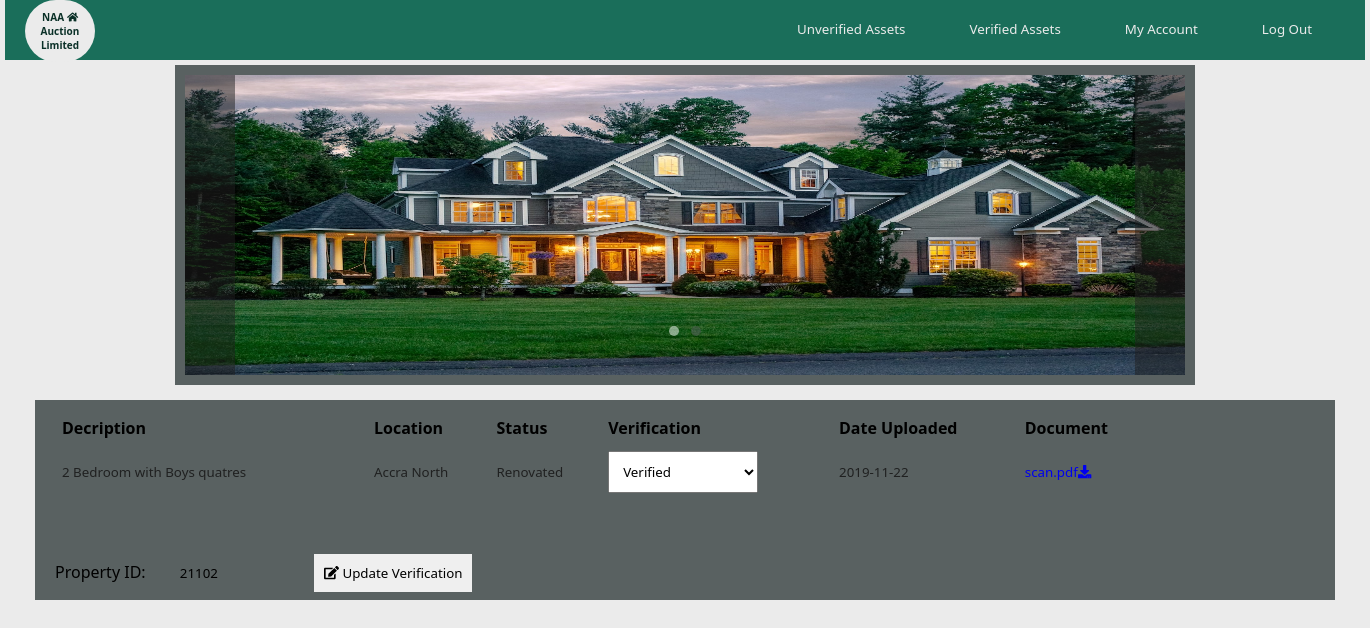
/lands/editproperty.php?pid=21102 (signed in), run on the app's committed database.
### tables this page shows
CREATE TABLE IF NOT EXISTS `property` (
  `propertyid` int(11) NOT NULL AUTO_INCREMENT,
  `description` varchar(200) NOT NULL,
  `location` varchar(200) NOT NULL,
  `documents` blob NOT NULL,
  `documentsname` varchar(200) NOT NULL,
  `image1` blob NOT NULL,
  `image1name` varchar(200) NOT NULL,
  `image2` blob NOT NULL,
  `image2name` varchar(200) NOT NULL,
  `buildingstatus` varchar(200) NOT NULL,
  `dateuploaded` date NOT NULL,
  `verification` varchar(200) NOT NULL,
  `ownerid` int(11) NOT NULL,
  PRIMARY KEY (`propertyid`),
  KEY `ownerid` (`ownerid`)
);

### lands/editproperty.php (the view, shortened to what this page needs)
<!DOCTYPE html>
<html lang="en" dir="ltr">
  <head>
    <link rel="stylesheet" href="css/maincss.css">
    <link rel="stylesheet" type="text/css" href="css/all.css">
  </head>
  <body>
      <?php include('includes/header.php'); ?>
      <?php
      include("../connection.php");
                if(isset($_GET['pid'])){
                $getid = $_GET['pid'];
                $query = "select * from property where propertyid ='$getid'";
                $result = mysqli_query($conn,$query);
                $row = mysqli_fetch_assoc($result);
               ?>
      <div class="sliderpage">
        <div class="slide_img" id="one">
          <img src="../images/<?php echo $row['image1']; ?>" alt="">
          <label for="i1" class="prev"></label>
          <label for="i2" class="next"></label>
        </div>
        <div class="slide_img" id="two">
        </div>
        <div class="nav_dots">
          <label for="i1" class="dots" id="dot1"></label>
          <label for="i2" class="dots" id="dot2"></label>
        </div>
      </div>
      <div class="auction">
        <div class="description">
          <table>
            <thead>
              <th>Decription</th>
              <th>Location</th>
              <th>Status</th>
              <th>Verification</th>
              <th>Date Uploaded</th>
              <th>Document</th>
            </thead>
            <tbody>
              <tr>
                <td><?php echo $row['description']; ?></td>
                <td><?php echo $row['location']; ?></td>
                <td><?php echo $row['buildingstatus']; ?></td>
                <form class="" action="update.php" method="post">
                <td><select class="" name="verification" style="padding: 10px; width: 150px; ">
                  <option select><?php echo $row['verification']; ?></option>
                </select></td>
                <td><?php echo $row['dateuploaded']; ?></td>
                <td><a href="../documents/<?php echo $row['documents']; ?>"><?php echo $row['documents']; ?><i class="fa fa-download"></i> </a> </td>
              </tr>
              <tr>
                <td></td>
                <td></td>
                <td></td>
                <td></td>
                <td></td>
              </tr>
            </tbody>
          </table>
          <br>
              Property ID: <input type="text" name="propertyid" style="background: transparent;" value="<?php echo $row['propertyid']; ?>">
             <button type="submit" name="updateverify" style="cursor: pointer; "><i class="fas fa-edit"></i> Update Verification</button>
        </div>
      </div>
      <?php } ?>
  </body>
</html>

### lands/css/maincss.css (style rules this page uses)
:root { --green:#1a6e5a; --dgreen:#0a3027; --grey:#596161; --ash:#202121; --light:#ebebeb; }
* { margin: 0px; padding: 0px; font-family: Segoe UI; list-style: none; text-decoration: none; }
body { width: 1360px; margin: 0px auto; background: var(--light); }
.auction { width: 1300px; height: 200px; background: var(--grey); margin: 10px auto; }
.description { width: 700px; height: 180px; float: left; padding: 10px; margin-left: 10px; }
.description table { width: 1100px; text-align: left; }
.description table thead th { font-weight: bold; font-size: 12pt; padding: 5px; }
.description table thead th:first-child { width: 300px; }
table tbody tr td { padding: 5px; font-size: 10pt; color: var(--ash); }
.auction button { padding: 10px; margin: 20px; border: none; }
.auction input { width: 80px; padding: 10px; margin: 20px; border: none; }
.sliderpage { width: 1000px; height: 300px; background: var(--grey); margin: 5px auto; padding: 10px; position: relative; }
.slide_img { position: absolute; width: 1000px; height: 300px; }
.slide_img img { width: 1000px; height: 300px; }
.prev, .next { width: 50px; height: 300px; position: absolute; top: 0; background: var(--ash); z-index: 99; cursor: pointer; opacity: 0.5; }
.prev { left: 0; }
.next { right: 0; }
.slide_img { z-index: 1; }
#i1:checked ~ #one, #i2:checked ~ #two { z-index: 6; }
.nav_dots { width: 1000px; height: 11px; bottom: 50px; position: absolute; text-align: center; z-index: 99; }
.dots { top: -5px; width: 10px; height: 10px; margin: 0 4px; position: relative; border-radius: 100px; display: inline-block; background: var(--grey); opacity: 0.5; }
#i1:checked ~ .nav_dots #dot1, #i2:checked ~ .nav_dots #dot2 { background: #fff; }

### lands/css/all.css (style rules this page uses)
.fa-download:before { content: "\f019"; }
.fa-edit:before { content: "\f044"; }

### data on the page
property: image1 (picture), description "2 Bedroom with Boys quatres", location "Accra North", buildingstatus "Renovated", verification "Verified", dateuploaded "2019-11-22", documents "scan.pdf", propertyid "21102"
